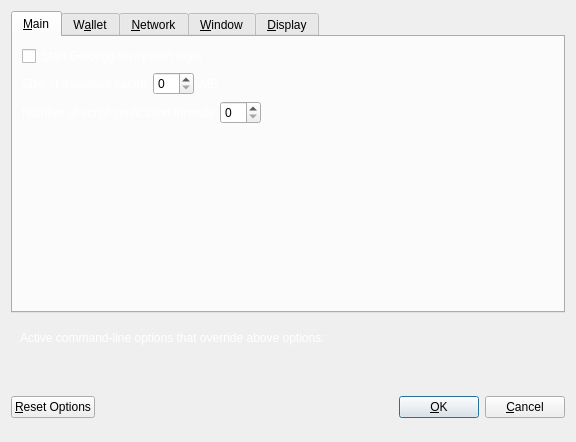
<?xml version="1.0" encoding="UTF-8"?>
<ui version="4.0">
 <class>OptionsDialog</class>
 <widget class="QDialog" name="OptionsDialog">
  <property name="geometry">
   <rect>
    <x>0</x>
    <y>0</y>
    <width>576</width>
    <height>442</height>
   </rect>
  </property>
  <property name="windowTitle">
   <string>Options</string>
  </property>
  <property name="modal">
   <bool>true</bool>
  </property>
  <layout class="QVBoxLayout" name="verticalLayout">
   <item>
    <widget class="QTabWidget" name="tabWidget">
     <property name="currentIndex">
      <number>0</number>
     </property>
     <widget class="QWidget" name="tabMain">
      <attribute name="title">
       <string>&amp;Main</string>
      </attribute>
      <layout class="QVBoxLayout" name="verticalLayout_Main">
       <item>
        <widget class="QCheckBox" name="bitcoinAtStartup">
         <property name="toolTip">
          <string>Automatically start Goldegg after logging in to the system.</string>
         </property>
         <property name="styleSheet">
          <string notr="true">color:#fff;</string>
         </property>
         <property name="text">
          <string>&amp;Start Goldegg on system login</string>
         </property>
        </widget>
       </item>
       <item>
        <layout class="QHBoxLayout" name="horizontalLayout_2_Main">
         <item>
          <widget class="QLabel" name="databaseCacheLabel">
           <property name="styleSheet">
            <string notr="true">color:#fff;</string>
           </property>
           <property name="text">
            <string>Size of &amp;database cache</string>
           </property>
           <property name="textFormat">
            <enum>Qt::PlainText</enum>
           </property>
           <property name="buddy">
            <cstring>databaseCache</cstring>
           </property>
          </widget>
         </item>
         <item>
          <widget class="QSpinBox" name="databaseCache"/>
         </item>
         <item>
          <widget class="QLabel" name="databaseCacheUnitLabel">
           <property name="styleSheet">
            <string notr="true">color:#fff;</string>
           </property>
           <property name="text">
            <string>MB</string>
           </property>
           <property name="textFormat">
            <enum>Qt::PlainText</enum>
           </property>
          </widget>
         </item>
         <item>
          <spacer name="horizontalSpacer_2_Main">
           <property name="orientation">
            <enum>Qt::Horizontal</enum>
           </property>
           <property name="sizeHint" stdset="0">
            <size>
             <width>40</width>
             <height>20</height>
            </size>
           </property>
          </spacer>
         </item>
        </layout>
       </item>
       <item>
        <layout class="QHBoxLayout" name="horizontalLayout_3_Main">
         <item>
          <widget class="QLabel" name="threadsScriptVerifLabel">
           <property name="styleSheet">
            <string notr="true">color:#fff;</string>
           </property>
           <property name="text">
            <string>Number of script &amp;verification threads</string>
           </property>
           <property name="textFormat">
            <enum>Qt::PlainText</enum>
           </property>
           <property name="buddy">
            <cstring>threadsScriptVerif</cstring>
           </property>
          </widget>
         </item>
         <item>
          <widget class="QSpinBox" name="threadsScriptVerif">
           <property name="toolTip">
            <string>(0 = auto, &lt;0 = leave that many cores free)</string>
           </property>
          </widget>
         </item>
         <item>
          <spacer name="horizontalSpacer_3_Main">
           <property name="orientation">
            <enum>Qt::Horizontal</enum>
           </property>
           <property name="sizeHint" stdset="0">
            <size>
             <width>40</width>
             <height>20</height>
            </size>
           </property>
          </spacer>
         </item>
        </layout>
       </item>
       <item>
        <spacer name="verticalSpacer_2">
         <property name="orientation">
          <enum>Qt::Vertical</enum>
         </property>
         <property name="sizeHint" stdset="0">
          <size>
           <width>20</width>
           <height>40</height>
          </size>
         </property>
        </spacer>
       </item>
      </layout>
     </widget>
     <widget class="QWidget" name="tabWallet">
      <attribute name="title">
       <string>W&amp;allet</string>
      </attribute>
      <layout class="QVBoxLayout" name="verticalLayout_Wallet">
       <item>
        <layout class="QHBoxLayout" name="horizontalLayout_2_Wallet">
         <item>
          <widget class="QLabel" name="labelStakeSplitThresholdText">
           <property name="styleSheet">
            <string notr="true">color:#fff;</string>
           </property>
           <property name="text">
            <string>Stake split threshold:</string>
           </property>
          </widget>
         </item>
         <item>
          <widget class="QSpinBox" name="spinBoxStakeSplitThreshold">
           <property name="minimum">
            <number>1</number>
           </property>
           <property name="maximum">
            <number>999999</number>
           </property>
          </widget>
         </item>
        </layout>
       </item>
       <item>
        <widget class="QGroupBox" name="groupBox">
         <property name="styleSheet">
          <string notr="true">color:#fff;</string>
         </property>
         <property name="title">
          <string>Expert</string>
         </property>
         <layout class="QVBoxLayout" name="verticalLayout_2">
          <item>
           <widget class="QCheckBox" name="coinControlFeatures">
            <property name="toolTip">
             <string>Whether to show coin control features or not.</string>
            </property>
            <property name="styleSheet">
             <string notr="true">color:#fff;</string>
            </property>
            <property name="text">
             <string>Enable coin &amp;control features</string>
            </property>
           </widget>
          </item>
          <item>
           <widget class="QCheckBox" name="showMasternodesTab">
            <property name="toolTip">
             <string>Show additional tab listing all your masternodes in first sub-tab&lt;br/&gt;and all masternodes on the network in second sub-tab.</string>
            </property>
            <property name="styleSheet">
             <string notr="true">color:#fff;</string>
            </property>
            <property name="text">
             <string>Show Masternodes Tab</string>
            </property>
           </widget>
          </item>
          <item>
           <widget class="QCheckBox" name="spendZeroConfChange">
            <property name="toolTip">
             <string>If you disable the spending of unconfirmed change, the change from a transaction&lt;br/&gt;cannot be used until that transaction has at least one confirmation.&lt;br/&gt;This also affects how your balance is computed.</string>
            </property>
            <property name="styleSheet">
             <string notr="true">color:#fff;</string>
            </property>
            <property name="text">
             <string>&amp;Spend unconfirmed change</string>
            </property>
           </widget>
          </item>
         </layout>
        </widget>
       </item>
       <item>
        <spacer name="verticalSpacer_Wallet">
         <property name="orientation">
          <enum>Qt::Vertical</enum>
         </property>
         <property name="sizeHint" stdset="0">
          <size>
           <width>20</width>
           <height>40</height>
          </size>
         </property>
        </spacer>
       </item>
      </layout>
     </widget>
     <widget class="QWidget" name="tabNetwork">
      <attribute name="title">
       <string>&amp;Network</string>
      </attribute>
      <layout class="QVBoxLayout" name="verticalLayout_Network">
       <item>
        <widget class="QCheckBox" name="mapPortUpnp">
         <property name="toolTip">
          <string>Automatically open the Goldegg client port on the router. This only works when your router supports UPnP and it is enabled.</string>
         </property>
         <property name="styleSheet">
          <string notr="true">color:#fff;</string>
         </property>
         <property name="text">
          <string>Map port using &amp;UPnP</string>
         </property>
        </widget>
       </item>
       <item>
        <widget class="QCheckBox" name="allowIncoming">
         <property name="toolTip">
          <string>Accept connections from outside</string>
         </property>
         <property name="styleSheet">
          <string notr="true">color:#fff;</string>
         </property>
         <property name="text">
          <string>Allow incoming connections</string>
         </property>
        </widget>
       </item>
       <item>
        <widget class="QCheckBox" name="connectSocks">
         <property name="toolTip">
          <string>Connect to the Goldegg network through a SOCKS5 proxy.</string>
         </property>
         <property name="styleSheet">
          <string notr="true">color:#fff;</string>
         </property>
         <property name="text">
          <string>&amp;Connect through SOCKS5 proxy (default proxy):</string>
         </property>
        </widget>
       </item>
       <item>
        <layout class="QHBoxLayout" name="horizontalLayout_1_Network">
         <item>
          <widget class="QLabel" name="proxyIpLabel">
           <property name="styleSheet">
            <string notr="true">color:#fff;</string>
           </property>
           <property name="text">
            <string>Proxy &amp;IP:</string>
           </property>
           <property name="textFormat">
            <enum>Qt::PlainText</enum>
           </property>
           <property name="buddy">
            <cstring>proxyIp</cstring>
           </property>
          </widget>
         </item>
         <item>
          <widget class="QValidatedLineEdit" name="proxyIp">
           <property name="minimumSize">
            <size>
             <width>140</width>
             <height>0</height>
            </size>
           </property>
           <property name="maximumSize">
            <size>
             <width>140</width>
             <height>16777215</height>
            </size>
           </property>
           <property name="toolTip">
            <string>IP address of the proxy (e.g. IPv4: 127.0.0.1 / IPv6: ::1)</string>
           </property>
          </widget>
         </item>
         <item>
          <widget class="QLabel" name="proxyPortLabel">
           <property name="styleSheet">
            <string notr="true">color:#fff;</string>
           </property>
           <property name="text">
            <string>&amp;Port:</string>
           </property>
           <property name="textFormat">
            <enum>Qt::PlainText</enum>
           </property>
           <property name="buddy">
            <cstring>proxyPort</cstring>
           </property>
          </widget>
         </item>
         <item>
          <widget class="QLineEdit" name="proxyPort">
           <property name="minimumSize">
            <size>
             <width>55</width>
             <height>0</height>
            </size>
           </property>
           <property name="maximumSize">
            <size>
             <width>55</width>
             <height>16777215</height>
            </size>
           </property>
           <property name="toolTip">
            <string>Port of the proxy (e.g. 9050)</string>
           </property>
          </widget>
         </item>
         <item>
          <spacer name="horizontalSpacer_1_Network">
           <property name="orientation">
            <enum>Qt::Horizontal</enum>
           </property>
           <property name="sizeHint" stdset="0">
            <size>
             <width>40</width>
             <height>20</height>
            </size>
           </property>
          </spacer>
         </item>
        </layout>
       </item>
       <item>
        <spacer name="verticalSpacer_Network">
         <property name="orientation">
          <enum>Qt::Vertical</enum>
         </property>
         <property name="sizeHint" stdset="0">
          <size>
           <width>20</width>
           <height>40</height>
          </size>
         </property>
        </spacer>
       </item>
      </layout>
     </widget>
     <widget class="QWidget" name="tabWindow">
      <attribute name="title">
       <string>&amp;Window</string>
      </attribute>
      <layout class="QVBoxLayout" name="verticalLayout_Window">
       <item>
        <widget class="QCheckBox" name="minimizeToTray">
         <property name="toolTip">
          <string>Show only a tray icon after minimizing the window.</string>
         </property>
         <property name="styleSheet">
          <string notr="true">color:#fff;</string>
         </property>
         <property name="text">
          <string>&amp;Minimize to the tray instead of the taskbar</string>
         </property>
        </widget>
       </item>
       <item>
        <widget class="QCheckBox" name="minimizeOnClose">
         <property name="toolTip">
          <string>Minimize instead of exit the application when the window is closed. When this option is enabled, the application will be closed only after selecting Quit in the menu.</string>
         </property>
         <property name="styleSheet">
          <string notr="true">color:#fff;</string>
         </property>
         <property name="text">
          <string>M&amp;inimize on close</string>
         </property>
        </widget>
       </item>
       <item>
        <spacer name="verticalSpacer_Window">
         <property name="orientation">
          <enum>Qt::Vertical</enum>
         </property>
         <property name="sizeHint" stdset="0">
          <size>
           <width>20</width>
           <height>40</height>
          </size>
         </property>
        </spacer>
       </item>
      </layout>
     </widget>
     <widget class="QWidget" name="tabDisplay">
      <attribute name="title">
       <string>&amp;Display</string>
      </attribute>
      <layout class="QVBoxLayout" name="verticalLayout_Display">
       <item>
        <layout class="QHBoxLayout" name="horizontalLayout_1_Display">
         <item>
          <widget class="QLabel" name="langLabel">
           <property name="styleSheet">
            <string notr="true">color:#fff;</string>
           </property>
           <property name="text">
            <string>User Interface &amp;language:</string>
           </property>
           <property name="textFormat">
            <enum>Qt::PlainText</enum>
           </property>
           <property name="buddy">
            <cstring>lang</cstring>
           </property>
          </widget>
         </item>
         <item>
          <widget class="QValueComboBox" name="lang">
           <property name="toolTip">
            <string>The user interface language can be set here. This setting will take effect after restarting Goldegg.</string>
           </property>
          </widget>
         </item>
        </layout>
       </item>
       <item>
        <widget class="Line" name="line">
         <property name="orientation">
          <enum>Qt::Horizontal</enum>
         </property>
        </widget>
       </item>
       <item>
        <layout class="QHBoxLayout" name="horizontalLayout_2_Display">
         <item>
          <widget class="QLabel" name="unitLabel">
           <property name="styleSheet">
            <string notr="true">color:#fff;</string>
           </property>
           <property name="text">
            <string>&amp;Unit to show amounts in:</string>
           </property>
           <property name="textFormat">
            <enum>Qt::PlainText</enum>
           </property>
           <property name="buddy">
            <cstring>unit</cstring>
           </property>
          </widget>
         </item>
         <item>
          <widget class="QValueComboBox" name="unit">
           <property name="toolTip">
            <string>Choose the default subdivision unit to show in the interface and when sending coins.</string>
           </property>
          </widget>
         </item>
        </layout>
       </item>
       <item>
        <layout class="QHBoxLayout" name="horizontalLayout_5_Display">
         <item>
          <widget class="QLabel" name="digitsLabel">
           <property name="styleSheet">
            <string notr="true">color:#fff;</string>
           </property>
           <property name="text">
            <string>Decimal digits</string>
           </property>
          </widget>
         </item>
         <item>
          <widget class="QValueComboBox" name="digits"/>
         </item>
        </layout>
       </item>
       <item>
        <layout class="QHBoxLayout" name="horizontalLayout_3_Display">
         <item>
          <widget class="QLabel" name="thirdPartyTxUrlsLabel">
           <property name="toolTip">
            <string>Third party URLs (e.g. a block explorer) that appear in the transactions tab as context menu items. %s in the URL is replaced by transaction hash. Multiple URLs are separated by vertical bar |.</string>
           </property>
           <property name="styleSheet">
            <string notr="true">color:#fff;</string>
           </property>
           <property name="text">
            <string>Third party transaction URLs</string>
           </property>
           <property name="buddy">
            <cstring>thirdPartyTxUrls</cstring>
           </property>
          </widget>
         </item>
         <item>
          <widget class="QLineEdit" name="thirdPartyTxUrls">
           <property name="toolTip">
            <string>Third party URLs (e.g. a block explorer) that appear in the transactions tab as context menu items. %s in the URL is replaced by transaction hash. Multiple URLs are separated by vertical bar |.</string>
           </property>
          </widget>
         </item>
        </layout>
       </item>
       <item>
        <spacer name="verticalSpacer">
         <property name="orientation">
          <enum>Qt::Vertical</enum>
         </property>
         <property name="sizeHint" stdset="0">
          <size>
           <width>20</width>
           <height>40</height>
          </size>
         </property>
        </spacer>
       </item>
      </layout>
     </widget>
    </widget>
   </item>
   <item>
    <widget class="QFrame" name="frame">
     <layout class="QVBoxLayout" name="verticalLayout_Bottom">
      <item>
       <layout class="QHBoxLayout" name="horizontalLayout_Bottom">
        <item>
         <widget class="QLabel" name="overriddenByCommandLineInfoLabel">
          <property name="styleSheet">
           <string notr="true">color:#fff;</string>
          </property>
          <property name="text">
           <string>Active command-line options that override above options:</string>
          </property>
          <property name="textFormat">
           <enum>Qt::PlainText</enum>
          </property>
         </widget>
        </item>
        <item>
         <spacer name="horizontalSpacer_Bottom">
          <property name="orientation">
           <enum>Qt::Horizontal</enum>
          </property>
          <property name="sizeHint" stdset="0">
           <size>
            <width>40</width>
            <height>20</height>
           </size>
          </property>
         </spacer>
        </item>
       </layout>
      </item>
      <item>
       <widget class="QLabel" name="overriddenByCommandLineLabel">
        <property name="text">
         <string/>
        </property>
        <property name="textFormat">
         <enum>Qt::PlainText</enum>
        </property>
        <property name="wordWrap">
         <bool>true</bool>
        </property>
       </widget>
      </item>
     </layout>
    </widget>
   </item>
   <item>
    <layout class="QHBoxLayout" name="horizontalLayout_Buttons">
     <item>
      <widget class="QPushButton" name="resetButton">
       <property name="toolTip">
        <string>Reset all client options to default.</string>
       </property>
       <property name="text">
        <string>&amp;Reset Options</string>
       </property>
       <property name="autoDefault">
        <bool>false</bool>
       </property>
      </widget>
     </item>
     <item>
      <spacer name="horizontalSpacer_1">
       <property name="orientation">
        <enum>Qt::Horizontal</enum>
       </property>
       <property name="sizeHint" stdset="0">
        <size>
         <width>40</width>
         <height>48</height>
        </size>
       </property>
      </spacer>
     </item>
     <item>
      <widget class="QLabel" name="statusLabel">
       <property name="minimumSize">
        <size>
         <width>200</width>
         <height>0</height>
        </size>
       </property>
       <property name="font">
        <font>
         <weight>75</weight>
         <bold>true</bold>
        </font>
       </property>
       <property name="text">
        <string/>
       </property>
       <property name="textFormat">
        <enum>Qt::PlainText</enum>
       </property>
       <property name="wordWrap">
        <bool>true</bool>
       </property>
      </widget>
     </item>
     <item>
      <spacer name="horizontalSpacer_2">
       <property name="orientation">
        <enum>Qt::Horizontal</enum>
       </property>
       <property name="sizeHint" stdset="0">
        <size>
         <width>40</width>
         <height>48</height>
        </size>
       </property>
      </spacer>
     </item>
     <item>
      <widget class="QPushButton" name="okButton">
       <property name="text">
        <string>&amp;OK</string>
       </property>
       <property name="autoDefault">
        <bool>false</bool>
       </property>
       <property name="default">
        <bool>true</bool>
       </property>
      </widget>
     </item>
     <item>
      <widget class="QPushButton" name="cancelButton">
       <property name="text">
        <string>&amp;Cancel</string>
       </property>
       <property name="autoDefault">
        <bool>false</bool>
       </property>
      </widget>
     </item>
    </layout>
   </item>
  </layout>
 </widget>
 <customwidgets>
  <customwidget>
   <class>QValidatedLineEdit</class>
   <extends>QLineEdit</extends>
   <header>qvalidatedlineedit.h</header>
  </customwidget>
  <customwidget>
   <class>QValueComboBox</class>
   <extends>QComboBox</extends>
   <header>qvaluecombobox.h</header>
  </customwidget>
 </customwidgets>
 <resources/>
 <connections/>
</ui>
